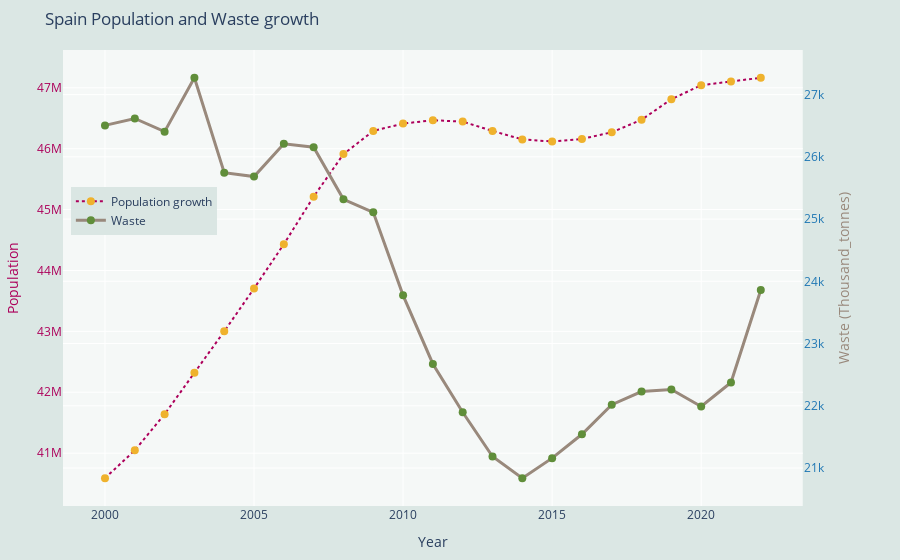

The cell this chart's notebook holds for it:
### Code cell
# Crear subplots con 2 ejes y misma escala en el eje x
fig = make_subplots(specs=[[{"secondary_y": True}]])
 
# Información para el gráfico de población
fig.add_trace(go.Scatter(
    x=spain_data['Year'],
    y=spain_data['Population'],
    mode='lines+markers',
    line=dict(color='#ad005b', width=2, dash='dot'),
    marker=dict(color='#efb22d', size=8),
    name='Population growth',
), secondary_y=False)

# Información para el gráfico de generación de basura
fig.add_trace(go.Scatter(
    x=spain_waste['Year'], y=spain_waste['Thousand_tonnes'],
    name='Waste',
    mode='lines+markers',
    line=dict(color='#99897c', width=3, dash='solid'),
    marker=dict(color='#608e3a', size=8)),
    secondary_y=True)


# Configuración de fondo de gráfico
fig.update_layout(
    paper_bgcolor='rgba(215,229,226,0.9)',  # color del fondo
    plot_bgcolor='rgba(255,255,255,0.7)',   # color de la gráfica
)

# Personalizar el layout
fig.update_layout(title='Spain Population and Waste growth',
                  xaxis_title='Year',
                  yaxis_title='Population',
                  yaxis2_title='Waste growht',
                  yaxis=dict(title='Population', titlefont=dict(color='#ad005b'), tickfont=dict(color='#ad005b')),
                  yaxis2=dict(title='Waste (Thousand_tonnes)', titlefont=dict(color='#99897c'), tickfont=dict(color='#1f77b4')),
                  legend=dict(yanchor="top", y=0.7, xanchor="left", x=0.01),
                  margin=dict(l=50, r=50, t=50, b=50))

# Mostrar la figura
fig.show()

### Figure 1 — Plotly figure (JSON) as saved in the notebook; plotly's stock layout.template omitted (floating-point values rounded to 4 significant figures)
{"data": [{"line": {"color": "#ad005b", "dash": "dot", "width": 2}, "marker": {"color": "#efb22d", "size": 8}, "mode": "lines+markers", "name": "Population growth", "type": "scatter", "x": [2000, 2001, 2002, 2003, 2004, 2005, 2006, 2007, 2008, 2009, 2010, 2011, 2012, 2013, 2014, 2015, 2016, 2017, 2018, 2019, 2020, 2021, 2022], "xaxis": "x", "y": [40589004, 41046894, 41639614, 42321028, 43000157, 43704367, 44431750, 45211636, 45910365, 46290324, 46412492, 46466588, 46444355, 46290810, 46151087, 46117462, 46159139, 46268801, 46474373, 46812053, 47041387, 47103121, 47163418], "yaxis": "y"}, {"line": {"color": "#99897c", "dash": "solid", "width": 3}, "marker": {"color": "#608e3a", "size": 8}, "mode": "lines+markers", "name": "Waste", "type": "scatter", "x": [2000, 2001, 2002, 2003, 2004, 2005, 2006, 2007, 2008, 2009, 2010, 2011, 2012, 2013, 2014, 2015, 2016, 2017, 2018, 2019, 2020, 2021, 2022], "xaxis": "x", "y": [26505, 26616, 26404, 27270, 25746, 25683, 26209, 26154, 25317, 25108, 23774, 22672, 21896, 21184, 20836, 21158, 21542, 22018, 22229, 22262, 21989, 22374, 23860.0], "yaxis": "y2"}], "layout": {"legend": {"x": 0.01, "xanchor": "left", "y": 0.7, "yanchor": "top"}, "margin": {"b": 50, "l": 50, "r": 50, "t": 50}, "paper_bgcolor": "rgba(215,229,226,0.9)", "plot_bgcolor": "rgba(255,255,255,0.7)", "title": {"text": "Spain Population and Waste growth"}, "xaxis": {"anchor": "y", "domain": [0, 0.94], "title": {"text": "Year"}}, "yaxis": {"anchor": "x", "domain": [0, 1], "tickfont": {"color": "#ad005b"}, "title": {"font": {"color": "#ad005b"}, "text": "Population"}}, "yaxis2": {"anchor": "x", "overlaying": "y", "side": "right", "tickfont": {"color": "#1f77b4"}, "title": {"font": {"color": "#99897c"}, "text": "Waste (Thousand_tonnes)"}}}}
